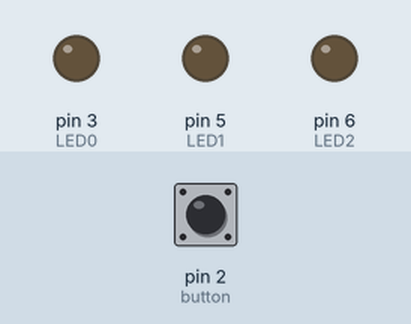
This sketch was run on a simulated Arduino Uno, built with avr-gcc and run on an emulated ATmega328P. On the bench: output pins drawn as LEDs (lit = HIGH). The test bench sets the inputs (shaded band); at power-on: pin 2 (button) HIGH.

Above: at 1.2 s.
1.3 s: pin 2 (button) pulled LOW for 0.15 s
At 2.5 s:
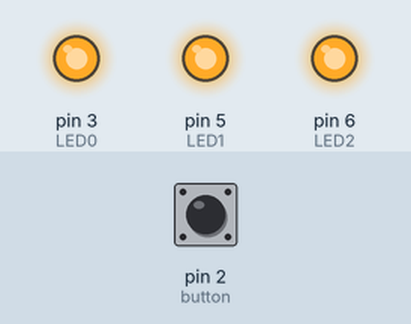
Timing chart, 0 to 4.3 s (numbered marks = the images above; inputs shaded):
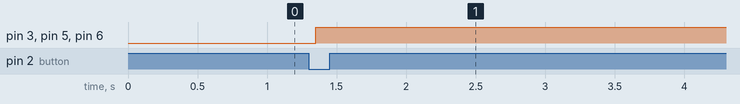

Measured:
- after the input at 1.3 s, pin 3 (LED0), pin 5 (LED1), pin 6 (LED2): LOW → HIGH after 0.05 s

The sketch:

08.ino
```cpp
#define button 2
#define LED0 3
#define LED1 5
#define LED2 6

void setup() {
  // put your setup code here, to run once:

  int loop;

  pinMode(LED0, OUTPUT);
  pinMode(LED1, OUTPUT);
  pinMode(LED2, OUTPUT);
  pinMode(button, INPUT_PULLUP);

}


void loop() {
  // LOW -> HIGH - State will stay on when button released
  // HIGH -> LOW - State will stay off when button released

  int loop = 100;

  while (digitalRead(button) == LOW) {

    for (int i = 0; i < 255; i++)
    {
      digitalWrite(LED0, i);
      digitalWrite(LED1, i);
      digitalWrite(LED2, i);
      delay(50);
    }
  }
}
```
